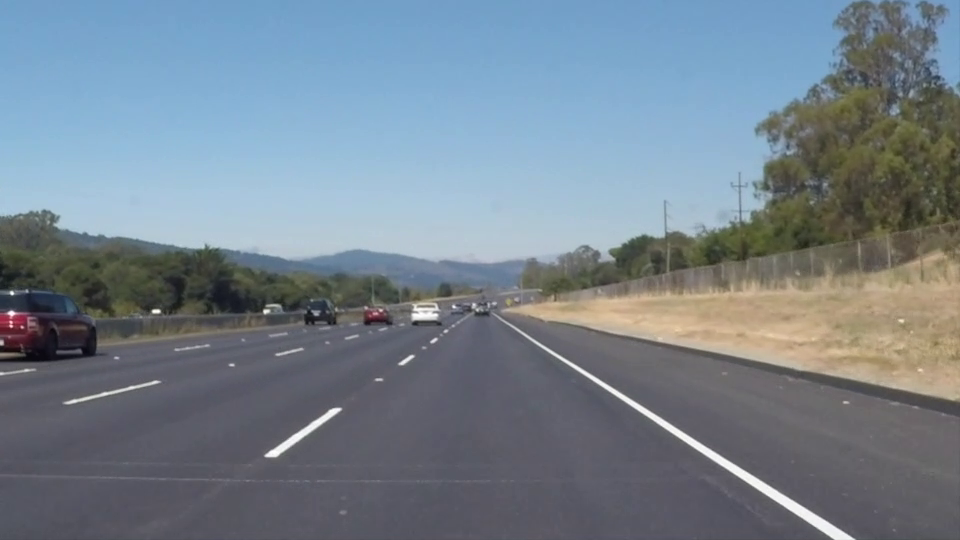
#> input picture frame 22 of TP3/ruta_1.mp4, 960 x 540 px
$ python 'EJERCICIO_1 - copia.py'
#> lines starting #> are read from the running program, lines starting #| are printed output that depends on the picture; after the words box and inside, x2 and y2 are one past the last pixel; in counts of white or black regions, pixels touching at a corner belong together
import cv2
import numpy as np

# --- Función para determinar una unica linea ---
# [18 lines left out: function encontrar_extremos_mas_separados, not called in this run]

# --- Función para generar un rectángulo de influencia alrededor de una línea ---
def generate_influence_area(x1, y1, x2, y2, length_extension, thickness):
    cx, cy = (x1 + x2) / 2, (y1 + y2) / 2
    dx, dy = x2 - x1, y2 - y1
    length = np.hypot(dx, dy)
    dx /= length
    dy /= length
    perp_dx = -dy
    perp_dy = dx
    lx = dx * (length_extension / 2)
    ly = dy * (length_extension / 2)
    px = perp_dx * (thickness / 2)
    py = perp_dy * (thickness / 2)
    p1 = (cx - lx - px, cy - ly - py)
    p2 = (cx + lx - px, cy + ly - py)
    p3 = (cx + lx + px, cy + ly + py)
    p4 = (cx - lx + px, cy - ly + py)
    rect = np.array([p1, p2, p3, p4], dtype=np.float32)
    return rect

# --- Función para verificar si ambos extremos están dentro de un polígono ---
def point_in_polygon(point, polygon):
    return cv2.pointPolygonTest(polygon, point, False) >= 0

# --- Función para ordenar puntos por angulo ---
def ordenar_puntos_por_angulo(puntos, dist_max=None):
    puntos = np.array(puntos, dtype=np.float32)

    # Calcular centroide
    centroide = np.mean(puntos, axis=0)

    # Ordenar por ángulo respecto al centroide
    def angulo(p):
        return np.arctan2(p[1] - centroide[1], p[0] - centroide[0])

    puntos_ordenados = sorted(puntos, key=angulo)
    puntos_ordenados = np.array(puntos_ordenados)

    if dist_max is not None and len(puntos_ordenados) > 1:
        i = 0
        while i < len(puntos_ordenados) - 1:
            p1 = puntos_ordenados[i]
            p2 = puntos_ordenados[i + 1]
            dist = np.linalg.norm(p2 - p1)

            if dist > dist_max:
                # Eliminar el punto alejado (p2) porque p1 respetaba la distancia
                puntos_ordenados = np.delete(puntos_ordenados, i + 1, axis=0)
                # No incrementar i para volver a comparar p1 con el nuevo p2
            else:
                i += 1

        # También verificar el cierre entre el último y el primero
        if len(puntos_ordenados) > 2:
            dist = np.linalg.norm(puntos_ordenados[0] - puntos_ordenados[-1])
            if dist > dist_max:
                puntos_ordenados = puntos_ordenados[:-1]

    return puntos_ordenados

# --- Función para dibujar poligonales ---
def dibujar_poligonales_con_relleno(grupos, frame, color=(255, 0, 0), alpha=0.4,
                                     borde_color=(255, 0, 0), thickness=1,
                                     baricentro_global=(475, 270)):

    overlay = frame.copy()
    baricentro_x, baricentro_y = baricentro_global

    for grupo in grupos:
        # Recolectar puntos de líneas
        puntos = [(l[0][0], l[0][1]) for l in grupo] + [(l[0][2], l[0][3]) for l in grupo]
        puntos = list(set(puntos))

        if len(puntos) >= 3:
            # Baricentro del grupo
            xs, ys = zip(*puntos)
            bx = sum(xs) / len(xs)
            by = sum(ys) / len(ys)

            # Filtrar puntos que estén al lado opuesto del baricentro global
            if bx < baricentro_x:
                # Baricentro del grupo está a la izquierda → eliminar puntos a la derecha
                puntos_filtrados = [p for p in puntos if p[0] <= baricentro_x]

                puntos_filtrados.extend([
                    (130, 535),  # Reemplazá X1, Y1
                    (145, 535)]) # Reemplazá X2, Y2

            else:
                # Baricentro del grupo está a la derecha → eliminar puntos a la izquierda
                puntos_filtrados = [p for p in puntos if p[0] >= baricentro_x]

            if len(puntos_filtrados) >= 3:
                puntos_ordenados = ordenar_puntos_por_angulo(puntos_filtrados, dist_max=175)
                pts_cv2 = puntos_ordenados.reshape((-1, 1, 2)).astype(np.int32)

                # Rellenar sobre el overlay
                cv2.fillPoly(overlay, [pts_cv2], color=color)

                # Dibujar borde sobre la imagen original (frame)
                cv2.polylines(frame, [pts_cv2], isClosed=True, color=borde_color, thickness=thickness)

    # Mezclar overlay con la imagen original
    frame_resultado = cv2.addWeighted(overlay, alpha, frame, 1 - alpha, 0)
    return frame_resultado


# --- Leer y grabar un video ------------------------------------------------
cap = cv2.VideoCapture('PDI_TP/TP3/ruta_1.mp4')     # Abro el video de entrada
width = int(cap.get(cv2.CAP_PROP_FRAME_WIDTH))      # Meta-Información del video de entrada
height = int(cap.get(cv2.CAP_PROP_FRAME_HEIGHT))
fps = int(cap.get(cv2.CAP_PROP_FPS))
#print(width, height)

out = cv2.VideoWriter('Video-Output.mp4', cv2.VideoWriter_fourcc(*'mp4v'), fps, (width,height))    # Abro el video de salida

# --- Control para pruebas (mostrar solo ciertos frames) ---
mostrar_frames = False        # False para ejecutar completo
max_segundos = 5           # Mostrar solo N segundos del video
max_frames = fps * max_segundos
frame_count = 0

creation = True  # Solo para la primera vez
mask = None      # Para reutilizar en los demás frames

debug = True

while (cap.isOpened()):         # Itero, siempre y cuando el video esté abierto
    ret, frame = cap.read()     # Obtengo el frame
#> frame is the input picture: shape (540, 960, 3); mean B, G, R 141.9, 130.7, 117.7
    if ret==True:
    # ----------- Control de duración
        frame_count += 1
        if mostrar_frames and frame_count > max_frames:
            break
    # -----------
    else:
        break    # Corto la reproducción si ret=False, es decir, si hubo un error o no quedán mas frames.

    if creation:
        # Definir puntos del polígono
        #points = np.array([[(450, 285), (500, 285), (925, 540), (100, 540)]], dtype=np.int32)
        points = np.array([[(455, 320), (512, 320), (925, 540), (100, 540)]], dtype=np.int32)

        # Crear máscara vacía
        mask_vid = np.zeros((frame.shape[0], frame.shape[1]), dtype=np.uint8)

        # Dibujar el polígono en la máscara
        cv2.fillPoly(mask_vid, points, 255)
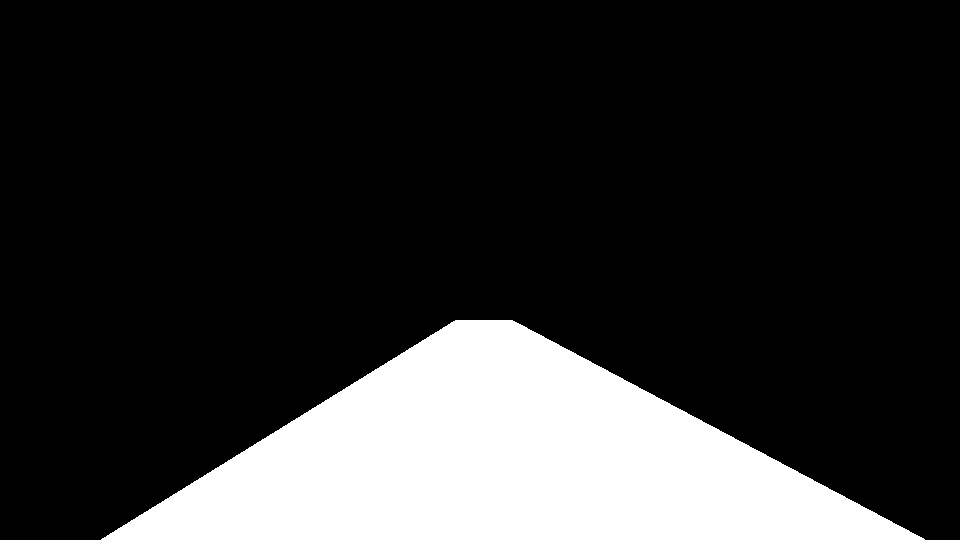
#> mask_vid: shape (540, 960); 18.7% white; 1 white region, box (x1, y1, x2, y2) and area: (101, 320, 925, 540) 97183

        creation = False  # Ya no se vuelve a crear

    # Procesar solo zona dentro del polígono
    zona = cv2.bitwise_and(frame, frame, mask=mask_vid)
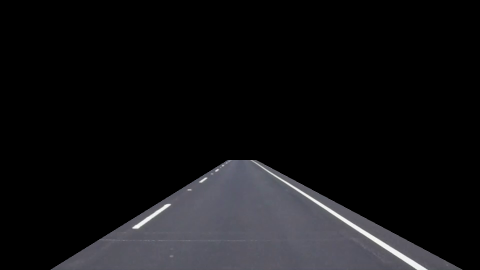
#> zona: shape (540, 960, 3) (shown at 1/2 size); mean B, G, R 20, 18.1, 18.1


    # -------------------------------------------------------
    #cv2.imshow('Work Zona', zona)
    # -------------------------------------------------------


    # Convertir a HSV
    zona_proc = cv2.cvtColor(zona, cv2.COLOR_BGR2HSV)
#> zona_proc: shape (540, 960, 3); mean H, S, V 22.4, 4.9, 20

    # --- Rango para blanco ---
    lower_white = np.array([0, 0, 150])
    upper_white = np.array([180, 60, 255])
    mask_white = cv2.inRange(zona_proc, lower_white, upper_white)
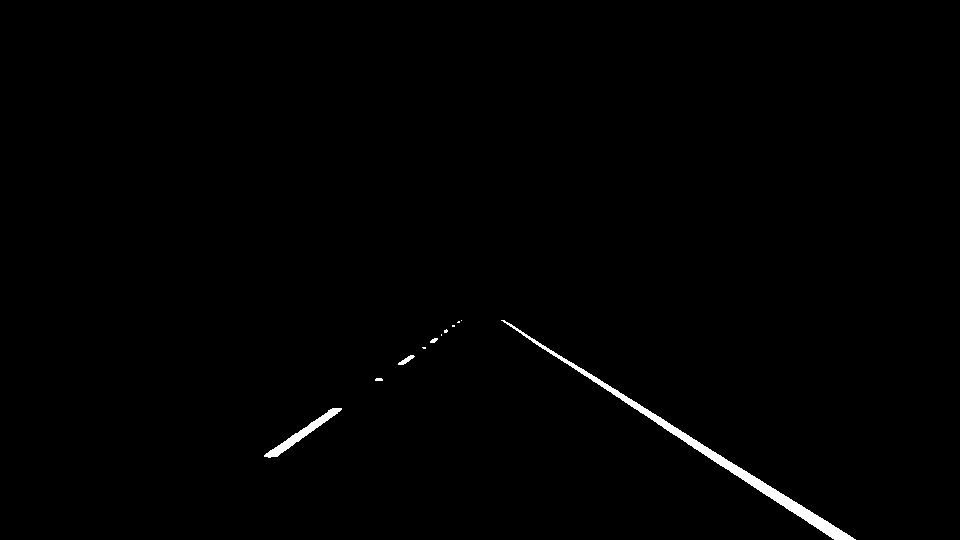
#> mask_white: shape (540, 960); 0.72% white; 11 white regions (6 under 20 px), largest, box (x1, y1, x2, y2) and area: (501, 320, 856, 540) 2905, (264, 408, 342, 458) 667, (398, 355, 415, 365) 71, (430, 338, 438, 343) 27, (375, 378, 383, 381) 22

    # --- Rango para amarillo ---
    lower_yellow = np.array([15, 50, 50])
    upper_yellow = np.array([45, 255, 255])
    mask_yellow = cv2.inRange(zona_proc, lower_yellow, upper_yellow)
#> mask_yellow: shape (540, 960); every value is 0

    # --- Combinar máscaras ---
    mask = cv2.bitwise_or(mask_white, mask_yellow)
    #mask_invertida = cv2.bitwise_not(mask)


    # ----------- Bloque: Corregir
    # Apertura y Clausura
    A = mask
    B = cv2.getStructuringElement(cv2.MORPH_RECT, (3,3))
    #Acl = cv2.morphologyEx(A, cv2.MORPH_OPEN, B)
    Acl = cv2.morphologyEx(A, cv2.MORPH_CLOSE, B)
#> Acl: shape (540, 960); 0.72% white; 11 white regions (6 under 20 px)
    # -----------

    contours, _ = cv2.findContours(Acl, cv2.RETR_EXTERNAL, cv2.CHAIN_APPROX_SIMPLE)
#> contours = 11 contours, 8 with area under 20; largest, box (x1, y1, x2, y2) and area: (501, 320, 856, 540) 2552, (264, 408, 342, 458) 587, (398, 355, 415, 365) 54


    # -------------------------------------------------------
    #cv2.imshow('Work Zona', mask)
    # -------------------------------------------------------


    # Crear una imagen en blanco del mismo tamaño que la máscara
    output = np.zeros_like(mask)

    #cnt_cuerpo = max(contours, key=cv2.contourArea)
    min_area = 5

    # Filtrar los contornos por área
    filtered_contours_area = [cnt for cnt in contours if cv2.contourArea(cnt) >= min_area]
#> filtered_contours_area = 6 contours, 3 with area under 20; largest, box (x1, y1, x2, y2) and area: (501, 320, 856, 540) 2552, (264, 408, 342, 458) 587, (398, 355, 415, 365) 54

    # Dibujar los contornos en blanco sobre fondo negro
    cv2.drawContours(output, filtered_contours_area, -1, (255), 2)  # 255 para blanco, 2 es el grosor
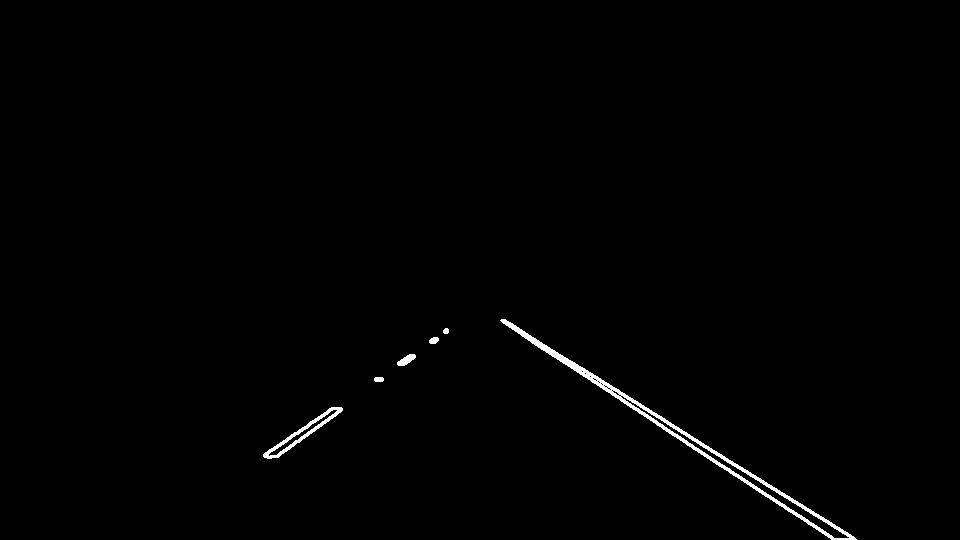
#> output: shape (540, 960); 0.73% white; 6 white regions, box (x1, y1, x2, y2) and area: (500, 319, 857, 540) 2850, (263, 407, 343, 459) 656, (397, 354, 416, 366) 128, (429, 337, 439, 344) 55, (374, 377, 384, 382) 46, (443, 328, 449, 334) 30


    # -------------------------------------------------------
    #cv2.imshow('Work Zona', output)
    # -------------------------------------------------------


    # ------------------------------ DETECTAR LINEAS
    lines = cv2.HoughLinesP(
    image=output,
    rho= 10,
    theta= np.pi / 180,
    threshold= 20, # Votos
    minLineLength= 15,
    maxLineGap= 35)
#> lines = 113 rows, first 6: [501, 319, 648, 408], [600, 387, 727, 458], [701, 454, 741, 476], [273, 457, 341, 408], [750, 486, 805, 506], [291, 434, 334, 407]

    if False: #debug:
        # Crear una imagen negra del mismo tamaño
        line_img = np.zeros((height, width, 3), dtype=np.uint8)
        line_img = cv2.bitwise_not(line_img)
        if lines is not None:
            for line in lines:
                x1, y1, x2, y2 = line[0]
                cv2.line(frame, (x1, y1), (x2, y2), (0, 255, 0), 1)  # líneas verdes

    # -------------------------------------------------------
    #cv2.imshow('Work Zona', frame)
    # -------------------------------------------------------


    # ------------------------------ AGRUPAR LINEAS
    img_height, img_width = height, width
    max_side = max(img_height, img_width)

    # --- Parámetro ajustable ---
    border_thickness = 35

    remaining_lines = lines.tolist()
#> remaining_lines = 113 items
    grupos = []

    while remaining_lines:
        seed_line = remaining_lines.pop(0)
        x1, y1, x2, y2 = seed_line[0]
        rect = generate_influence_area(x1, y1, x2, y2, max_side, border_thickness)
        grupo_actual = [seed_line]
        restantes = []
        for line in remaining_lines:
            a1, b1, a2, b2 = line[0]
            if point_in_polygon((a1, b1), rect) and point_in_polygon((a2, b2), rect):
                grupo_actual.append(line)
            else:
                restantes.append(line)
        grupos.append(grupo_actual)
        remaining_lines = restantes
#> this loop made 2 passes
#> (x1, y1, x2, y2, cx in generate_influence_area, cy in generate_influence_area, dx in generate_influence_area, dy in generate_influence_area) on pass 1: (501, 319, 648, 408, 574.5, 363.5, 0.855, 0.518)
#> after the loop, grupos = 2 items

    # Ordenar los grupos por cantidad de líneas (de mayor a menor)
    grupos_ordenados = sorted(grupos, key=len, reverse=True)
#> grupos_ordenados = 2 items

    # Tomar los dos grupos más grandes
    grupos2 = grupos_ordenados[:2]
#> grupos2 = 2 items

    # 1. Recolectar todos los puntos de todos los grupos en grupos2
    puntos = []
    for grupo in grupos2:
        for line in grupo:
            x1, y1, x2, y2 = line[0]
            puntos.extend([(x1, y1), (x2, y2)])
#> this loop made 2 passes
#> after the loop, puntos = 226 pairs, first value 263 to 856, second value 319 to 539

    # 2. Calcular baricentro (promedio de x e y)
    xs, ys = zip(*puntos)
#> xs = 226 values, max 856 at index 121, min 263 at index 194, mean 630.6; ys = 226 values, max 539 at index 9, min 319 at index 0, mean 444.8
    baricentro_x = 475
    baricentro_y = 270  # Podés usarlo para visualizar si querés

    # 3. Filtrar líneas que NO crucen la vertical x = baricentro_x
    grupos2_filtrados = []
    for grupo in grupos2:
        grupo_filtrado = []
        for line in grupo:
            x1, _, x2, _ = line[0]
            # Condición: ambos puntos a un mismo lado de la línea vertical
            if (x1 - baricentro_x) * (x2 - baricentro_x) >= 0:
                grupo_filtrado.append(line)
        grupos2_filtrados.append(grupo_filtrado)
#> after the loop, grupos2_filtrados = 2 items


    if False: #debug:
        # --- Visualización: cada grupo de un solo color ---
        img_grouped = np.zeros((height, width, 3), dtype=np.uint8)
        img_grouped = cv2.bitwise_not(img_grouped)

        group_colors = [(255, 0, 0), (0, 255, 0), (0, 0, 255), (255, 255, 0),
                        (0, 255, 255), (255, 0, 255), (128, 128, 0), (255, 128, 0)]

        # DIBUJAR LÍNEA VERTICAL EN EL BARICENTRO (color blanco)
        cv2.line(frame, (baricentro_x, 0), (baricentro_x, height), (255, 255, 255), 1)

        for i, grupo in enumerate(grupos2_filtrados):
            color = group_colors[i % len(group_colors)] # En caso de haber mas grupos, repite colores; da la vuelta
            for line in grupo:
                x1, y1, x2, y2 = line[0]
                cv2.line(frame, (x1, y1), (x2, y2), color, 1)

    # -------------------------------------------------------
    #cv2.imshow("Poligonales", frame)
    # -------------------------------------------------------


    # ------------------------------ PLOT FINAL

    # -------------------------------------------------------
    frame_con_poligonales = dibujar_poligonales_con_relleno(grupos2, frame, color=(255,0,0), alpha=0.4)
#> the loop in dibujar_poligonales_con_relleno, `for grupo in grupos:` made 2 passes
#> (bx, by, centroide in ordenar_puntos_por_angulo, dist in ordenar_puntos_por_angulo) on pass 2: (339.2, 407.2, [331.4, 412.1], 50.77)
#> after the loop in dibujar_poligonales_con_relleno, `for grupo in grupos:`:
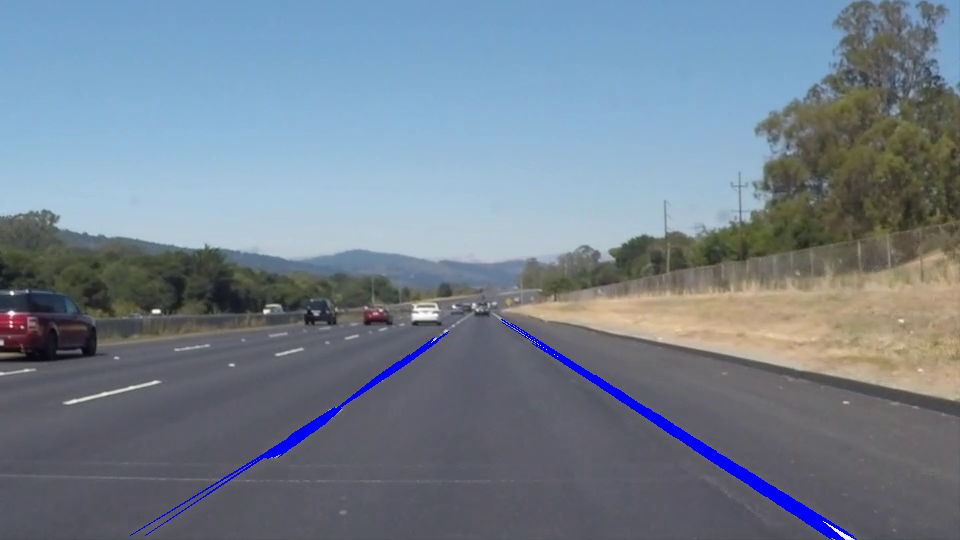
#> overlay: shape (540, 960, 3); 1.14% of pixels changed, all inside (x1, y1, x2, y2) = (130, 319, 857, 540)
    cv2.imshow("Poligonales", frame_con_poligonales)
    # -------------------------------------------------------


    out.write(frame)  # grabo frame --> IMPORTANTE: frame debe tener el mismo tamaño que se definio al crear out.
    if cv2.waitKey(25) & 0xFF == ord('q'):                              # Corto la repoducción si se presiona la tecla "q"
#> (key q is pressed here)
        break

cap.release()               # Cierro el video de entrada
out.release()               # Cierro el video de salida
cv2.destroyAllWindows()     # Destruyo todas las ventanas abiertas
